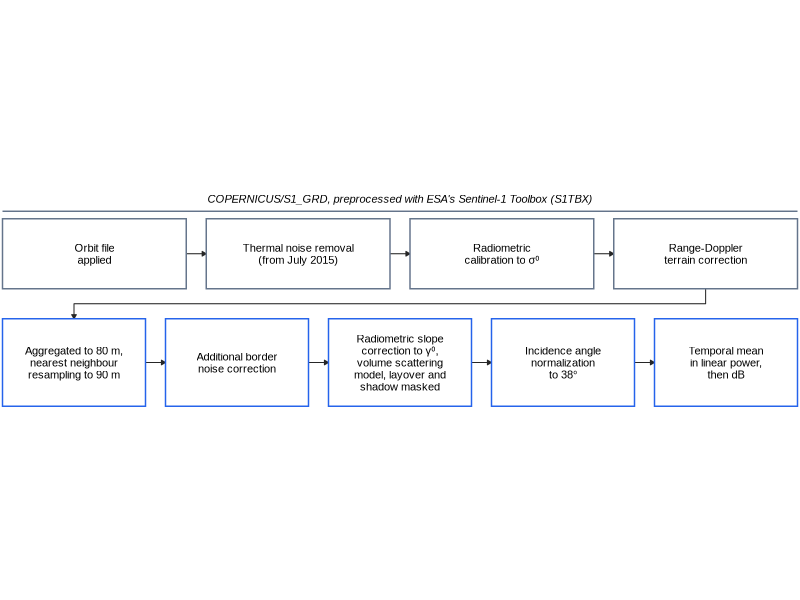

R code for this plot:
## ---- chunk 1
#| label: supp-setup
#| echo: true
#| output: false
# The Forestry supplement of manuscript-forestry-new-2026-11-17.qmd; supplementary.qmd stays the supplement of the Journal of Applied Remote Sensing version.
library(ggplot2)
knitr::opts_knit$set(root.dir = here::here())  # paths from the repository root, as in the manuscript
## ---- chunk 2
#| label: fig-processing
#| echo: true
#| fig-cap: "Processing chain of each Sentinel-1 GRD scene, in the order applied, from the orbit file to the temporal mean backscatter."
#| fig-width: 6.299
#| fig-height: 1.870
#| dev: ragg_png
# Row 1 is the preprocessing of every COPERNICUS/S1_GRD scene with ESA's Sentinel-1 Toolbox (Vollrath et al. 2020, p. 3); row 2 is the
# processing of the manuscript's code in the order it was computed, the 90 m read first because the statewide chunk requests every step at
# 90 m. Terms checked against the literature in 05.tasks/session-4/flowchart-terms-sar.md.
who <- "COPERNICUS/S1_GRD, preprocessed with ESA's Sentinel-1 Toolbox (S1TBX)"  # labels row 1 only
st <- tibble::tibble(
  lab = c("Orbit file\napplied", "Thermal noise removal\n(from July 2015)", "Radiometric\ncalibration to σ⁰", "Range-Doppler\nterrain correction",
    "Aggregated to 80 m,\nnearest neighbour\nresampling to 90 m", "Additional border\nnoise correction", "Radiometric slope\ncorrection to γ⁰,\nvolume scattering\nmodel, layover and\nshadow masked",
    "Incidence angle\nnormalization\nto 38°", "Temporal mean\nin linear power,\nthen dB"),
  row = rep(1:2, c(4, 5))) |>
  dplyr::mutate(k = dplyr::row_number(), n = dplyr::n(), .by = row) |>
  dplyr::mutate(w = (15.9 - (n - 1) * 0.4) / n, x0 = 0.05 + (k - 1) * (w + 0.4), x1 = x0 + w, y0 = ifelse(row == 1, 2.95, 0.6), y1 = ifelse(row == 1, 4.35, 2.35),
    line = ifelse(row == 2, "#2563EB", "#64748B"))  # the blue of the radar and the slate of the benchmarks in Figure 2
gr <- dplyr::summarise(dplyr::filter(st, row == 1), x0 = min(x0), x1 = max(x1))  # the span of the toolbox steps
step <- dplyr::filter(st, k < n)  # the arrows inside each row
turn <- data.frame(x = c((st$x0[4] + st$x1[4]) / 2, (st$x0[4] + st$x1[4]) / 2, (st$x0[5] + st$x1[5]) / 2, (st$x0[5] + st$x1[5]) / 2), y = c(2.95, 2.65, 2.65, 2.35))  # row 1 into row 2
f <- 8 / .pt
ggplot() +
  geom_segment(data = step, aes(x = x1, xend = x1 + 0.4, y = (y0 + y1) / 2, yend = (y0 + y1) / 2), linewidth = 0.35, colour = "grey15", arrow = arrow(length = unit(1.2, "mm"), type = "closed")) +
  geom_path(data = turn, aes(x, y), linewidth = 0.35, colour = "grey15", arrow = arrow(length = unit(1.2, "mm"), type = "closed")) +
  geom_rect(data = st, aes(xmin = x0, xmax = x1, ymin = y0, ymax = y1, colour = I(line)), fill = "white", linewidth = 0.5) +
  geom_text(data = st, aes((x0 + x1) / 2, (y0 + y1) / 2, label = lab), size = f, lineheight = 0.9, family = "Arial") +
  annotate("segment", x = gr$x0, xend = gr$x1, y = 4.5, yend = 4.5, linewidth = 0.5, colour = "#64748B") +
  annotate("text", x = (gr$x0 + gr$x1) / 2, y = 4.75, label = who, size = f, fontface = "italic", family = "Arial") +
  coord_fixed(xlim = c(0, 16), ylim = c(0.35, 5.1), expand = FALSE) + theme_void(base_family = "Arial")
## ---- chunk 3
#| label: tbl-coverage
#| echo: true
#| tbl-cap: "Survey coverage and scores of the four survey regions. The Copper River basin was set apart from the test of the second hypothesis, because the survey flew over its cells in one or two of the nine years from 2016 to 2024. Years flown is the median count over the sampled cells of each class. AUC is the area under the curve for ranking dead above living, with Sentinel-2 red scored on the cells with a clear day."
# Read from the tables the manuscript's chunks save, so the supplement renders after the manuscript.
ra <- as.matrix(read.csv("03.outputs/statewide_regions.csv", row.names = 1)); sc <- as.matrix(read.csv("03.outputs/survey_coverage.csv", row.names = 1))
op <- as.matrix(read.csv("03.outputs/optical_regions.csv", row.names = 1)); nd <- as.matrix(read.csv("03.outputs/nidrm_comparison.csv", row.names = 1))
rg <- c(kenai = "Kenai Peninsula", matsu = "Matanuska-Susitna Borough", interior = "Interior", copper = "Copper River basin, set apart")
tb <- data.frame(Region = unname(rg), Dead = format(ra["dead", names(rg)], big.mark = "\u2009"), Living = format(ra["living", names(rg)], big.mark = "\u2009"),
  `Years flown, dead` = sprintf("%g", sc["years_flown_attacked", names(rg)]), `Years flown, living` = sprintf("%g", sc["years_flown_unattacked", names(rg)]),
  `AUC, VV` = sprintf("%.2f", ra["AUC_VV", names(rg)]), `AUC, red` = sprintf("%.2f", op["AUC_red", names(rg)]), `AUC, hazard map` = sprintf("%.2f", nd["AUC_loss", names(rg)]),
  check.names = FALSE)
ft <- flextable::flextable(tb) |> flextable::fontsize(size = 11, part = "all") |> flextable::align(align = "center", part = "header") |>
  flextable::align(j = 2:8, align = "right", part = "body") |> flextable::padding(padding.top = 1, padding.bottom = 1, part = "all")
flextable::set_table_properties(ft, layout = "autofit", width = 1)
